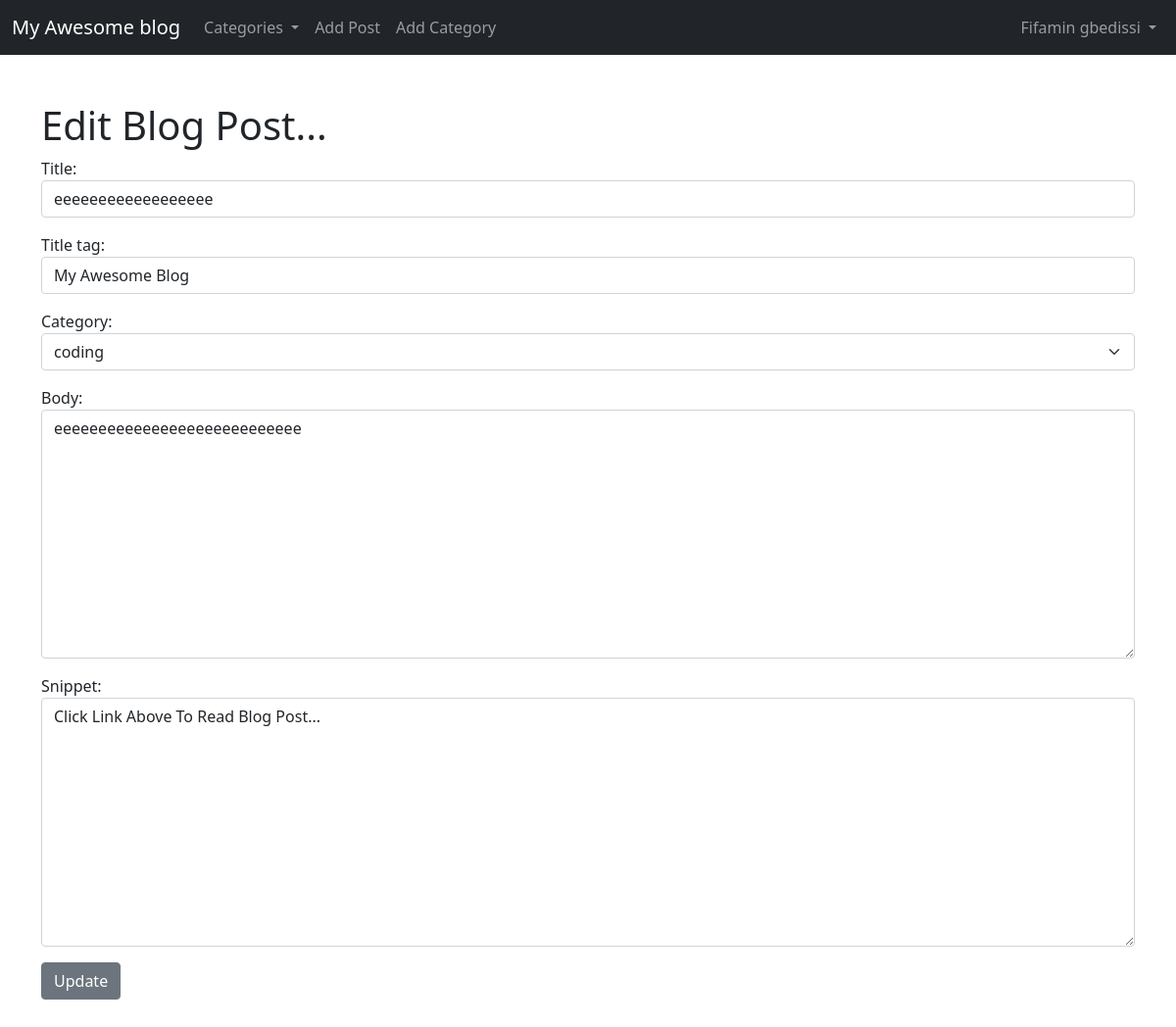
The page /article/edit/8 (signed in) on the database its author committed.
### blog/models.py (models this page shows, shortened)
class Post(models.Model):
    title = models.CharField(max_length=255)
    header_image = models.ImageField(null=True, blank=True, upload_to="images/")
    title_tag = models.CharField(max_length=255, default="My Awesome Blog")
    author = models.ForeignKey(User, on_delete=models.CASCADE)
    body = RichTextField(blank=True, null=True)
    post_date = models.DateField(auto_now_add=True)
    category = models.CharField(max_length=255, default="uncategorized")
    snippet = models.CharField(max_length=255)
    likes = models.ManyToManyField(User, related_name='blog_posts')

### blog/views.py (the view)
# urls.py: path('article/edit/<int:pk>', CV_article_update.as_view(), name="L_article_update"),
class CV_article_update(UpdateView):
    model = Post
    form_class = PostEditForm
    template_name = 'blog/T_article_update.html'
    def get_context_data(self, *args, **kwargs):
        cat_menu = Category.objects.all()
        context = super(CV_article_update, self).get_context_data(*args, **kwargs)
        context["cat_menu"] = cat_menu
        return context

### blog/forms.py
class PostEditForm(forms.ModelForm):
    class Meta:
        model = Post
        fields = ('title', 'title_tag', 'author', 'category', 'body', 'snippet')
        widgets = {
            'title': forms.TextInput(attrs={'class': 'form-control'}),
            'title_tag': forms.TextInput(attrs={'class': 'form-control'}),
            'author': forms.TextInput(attrs={'class': 'form-control','value':'', 'id':'author_id', 'type':'hidden'}),
            'category': forms.Select(choices=choice_list, attrs={'class': 'form-select'}),
            'body': forms.Textarea(attrs={'class': 'form-control'}),
            'snippet': forms.Textarea(attrs={'class': 'form-control'}),
        }

### blog/models.py (called while the page is built)
    def __str__(self):
        return self.name

### blog/templates/blog/T_article_update.html (shortened to what this page needs)
{% extends 'T_base.html' %}
{% block content %}
{% if user.is_authenticated %}
  {% if user.id == post.author.id %}
    <h1>Edit Blog Post...</h1>
    <div class="mb-5 form-group">
      <form action="" method="post">
        {{ form.as_p }}
        <button type="submit" class="btn btn-secondary">Update</button>
      </form>
    </div>
  {% else %}
  You're not allowed here ! (And you know it...)
  {% endif %}
{% else %}
You're not allowed here ! (And you know it...)
{% endif %}
{% endblock %}

### templates/T_base.html (shortened to what this page needs)
<!doctype html>
<html lang="en">
<head>
  <link href="https://cdn.jsdelivr.net/npm/bootstrap@5.1.3/dist/css/bootstrap.min.css" rel="stylesheet"
>
</head>
<body>
  <nav class="navbar navbar-expand-lg navbar-dark bg-dark">
    <div class="container-fluid">
      <a class="navbar-brand" href="{% url 'L_home' %}">My Awesome blog</a>
      <div class="collapse navbar-collapse" id="navbarSupportedContent">
        <ul class="navbar-nav me-auto mb-2 mb-lg-0">
          {% if cat_menu %}
            <li class="nav-item dropdown">
              <a class="nav-link dropdown-toggle" href="#" id="navbarDropdown" role="button" data-bs-toggle="dropdown" aria-expanded="false">
                Categories
              </a>
            </li>
            {% else %}
            <li class="nav-item">
              <a class="nav-link" href="{% url 'L_categorie_liste' %}">Categories</a>
            </li>
            {% endif %}
          {% if user.is_authenticated %}
            <li class="nav-item">
              <a class="nav-link" href="{% url 'L_article_create' %}">Add Post</a>
            </li>
            <li class="nav-item">
              <a class="nav-link" href="{% url 'L_categorie_create' %}">Add Category</a>
            </li>
          {% endif %}
        </ul>
        {% if user.is_authenticated %}
          <ul class="navbar-nav ms-auto mb-2 mb-lg-0">
            <li class="nav-item dropdown">
              <a class="nav-link dropdown-toggle" href="#" id="navbarDropdown" role="button" data-bs-toggle="dropdown" aria-expanded="false">
                {{ user.first_name }} {{ user.last_name }}
              </a>
            </li>
          </ul>
        {% endif %}
      </div>
    </div>
  </nav>
  <div class="container mt-5">
    {% block content %}
    {% endblock %}
  </div>
</body>
</html>

### rows shown on the page
Post: title "eeeeeeeeeeeeeeeeee", title_tag "My Awesome Blog", category "coding", body "eeeeeeeeeeeeeeeeeeeeeeeeeeee", snippet "Click Link Above To Read Blog Post..."

### other values the page prints
{{ user.first_name }} "Fifamin"
{{ user.last_name }} "gbedissi"
